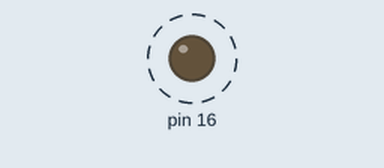
Recording of a sketch running on a simulated Arduino Uno, built with avr-gcc and run on an emulated ATmega328P. On the bench: output pins drawn as LEDs (lit = HIGH). Dashed ring = blinking. Pins used as bus, display or sensor lines are not drawn; what the sketch prints to the serial monitor is not drawn.

Above: at 1.0 s.
Timing chart, 0 to 4.6 s (numbered marks = the images above):
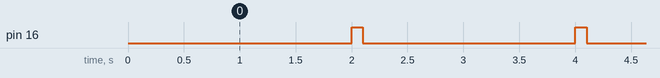

The sketch:

PowerTest.ino
```cpp
/*
 * 电源测试程序
 * 用于测试nRF24L01模块的电源供应
 */

void setup() {
  Serial.begin(115200);
  Serial.println("=== nRF24L01 电源测试程序 ===");

  // 设置测试引脚
  pinMode(16, OUTPUT); // CE引脚
  pinMode(17, OUTPUT); // CSN引脚

  Serial.println("正在测试电源供应...");
  Serial.println("");
  Serial.println("测试步骤：");
  Serial.println("1. 确保nRF24L01模块的VCC连接到Arduino的3.3V");
  Serial.println("2. 确保nRF24L01模块的GND连接到Arduino的GND");
  Serial.println("3. 用万用表测量nRF24L01模块的VCC引脚电压");
  Serial.println("4. 电压应该在3.2V-3.4V之间");
  Serial.println("");
  Serial.println("如果电压不正确，请检查：");
  Serial.println("- Arduino的3.3V输出是否正常");
  Serial.println("- 连接线是否良好");
  Serial.println("- nRF24L01模块是否损坏");
  Serial.println("");
  Serial.println("开始引脚测试...");
}

void loop() {
  static unsigned long lastTest = 0;
  if (millis() - lastTest > 2000) {
    lastTest = millis();

    // 测试CE引脚
    digitalWrite(16, HIGH);
    Serial.println("CE引脚设置为HIGH");
    delay(100);
    digitalWrite(16, LOW);
    Serial.println("CE引脚设置为LOW");

    // 测试CSN引脚
    digitalWrite(17, HIGH);
    Serial.println("CSN引脚设置为HIGH");
    delay(100);
    digitalWrite(17, LOW);
    Serial.println("CSN引脚设置为LOW");

    Serial.println("---");
  }
}
```

Measured:
- by itself, pin 16: alternates HIGH for 0.10 s and LOW for 1.9 s
